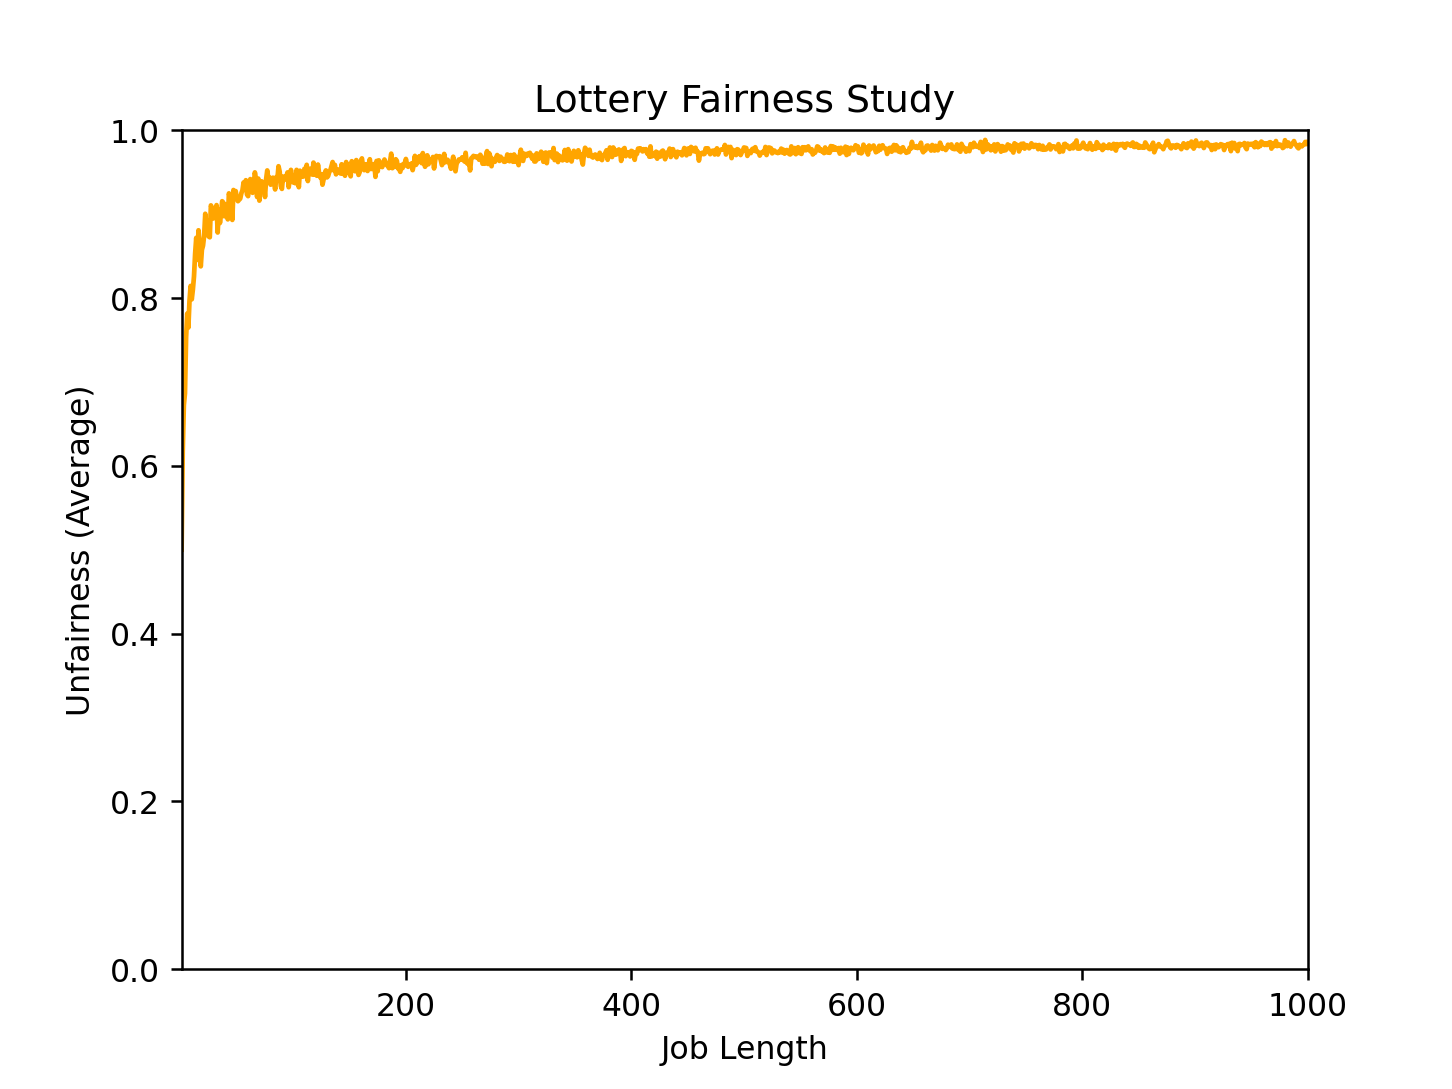

Recreate this plot in Python.
#! /usr/bin/env python3

import random

import matplotlib.pyplot as plt
import numpy as np

uList = [0] * 1000

for i in range(30):
    random.seed(i)
    print(f"iterate {i+1}/30")

    for jobLength in range(1, 1001):
        tickTotal = 200
        runTotal = 2 * jobLength
        jobs = 2
        quantum = 1
        jobList = [[0, jobLength, 100], [1, jobLength, 100]]

        clock = 0
        finishTime = []
        # run jobs
        for k in range(runTotal):
            r = int(random.random() * 1000001)
            winner = int(r % tickTotal)

            current = 0
            wjob = 0
            wrun = 0
            wtix = 0
            for (job, runtime, tickets) in jobList:
                current += tickets
                if current > winner and runtime > 0:
                    (wjob, wrun, wtix) = (job, runtime, tickets)
                    break

            # now do the accounting
            if wrun >= quantum:
                wrun -= quantum
            else:
                wrun = 0

            jobList[wjob] = (wjob, wrun, wtix)

            clock += quantum

            # job completed!
            if wrun == 0:
                tickTotal -= wtix
                jobs -= 1
                finishTime.append(clock)

            if jobs == 0:
                break

        u = round(finishTime[0] / finishTime[1], 2)
        uList[jobLength - 1] += u

fig = plt.figure()
x = np.linspace(1, 1000, 1000)
plt.plot(x, [u / 30 for u in uList], color='orange')
plt.ylim(0, 1)
plt.margins(0)
plt.xlabel('Job Length')
plt.ylabel('Unfairness (Average)')
plt.title('Lottery Fairness Study')
plt.savefig('plot.png', dpi=227)
plt.show()
